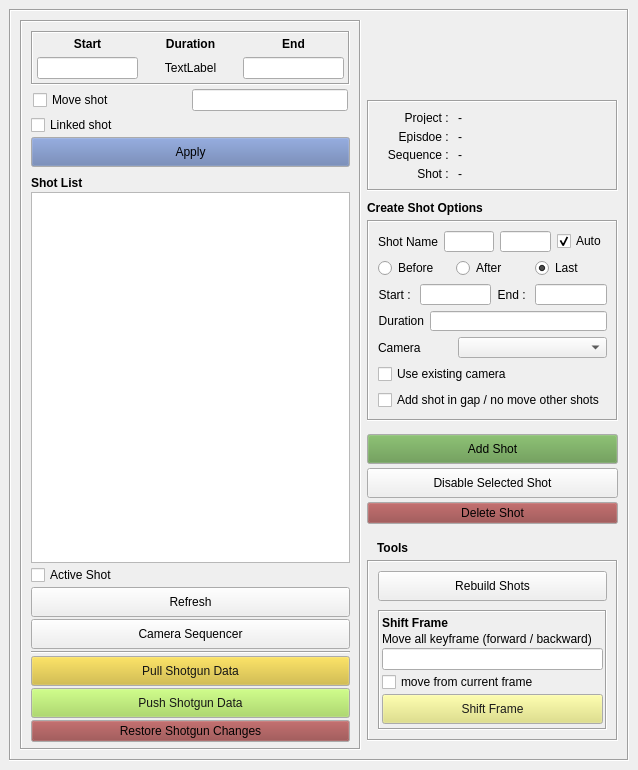
<?xml version="1.0" encoding="UTF-8"?>
<ui version="4.0">
 <class>SequencerManagerWindow</class>
 <widget class="QMainWindow" name="SequencerManagerWindow">
  <property name="geometry">
   <rect>
    <x>0</x>
    <y>0</y>
    <width>638</width>
    <height>770</height>
   </rect>
  </property>
  <property name="minimumSize">
   <size>
    <width>0</width>
    <height>760</height>
   </size>
  </property>
  <property name="windowTitle">
   <string>Arx Sequencer Manager</string>
  </property>
  <widget class="QWidget" name="centralwidget">
   <layout class="QHBoxLayout" name="horizontalLayout">
    <item>
     <widget class="QFrame" name="frame">
      <property name="frameShape">
       <enum>QFrame::Box</enum>
      </property>
      <property name="frameShadow">
       <enum>QFrame::Sunken</enum>
      </property>
      <layout class="QHBoxLayout" name="horizontalLayout_11">
       <item>
        <widget class="QFrame" name="frame_2">
         <property name="minimumSize">
          <size>
           <width>310</width>
           <height>0</height>
          </size>
         </property>
         <property name="frameShape">
          <enum>QFrame::Box</enum>
         </property>
         <property name="frameShadow">
          <enum>QFrame::Sunken</enum>
         </property>
         <layout class="QVBoxLayout" name="verticalLayout">
          <property name="spacing">
           <number>2</number>
          </property>
          <property name="bottomMargin">
           <number>6</number>
          </property>
          <item>
           <widget class="QFrame" name="frame_10">
            <property name="frameShape">
             <enum>QFrame::Box</enum>
            </property>
            <property name="frameShadow">
             <enum>QFrame::Sunken</enum>
            </property>
            <layout class="QVBoxLayout" name="verticalLayout_3">
             <property name="spacing">
              <number>2</number>
             </property>
             <property name="margin">
              <number>2</number>
             </property>
             <item>
              <widget class="QFrame" name="frame_8">
               <property name="frameShape">
                <enum>QFrame::NoFrame</enum>
               </property>
               <property name="frameShadow">
                <enum>QFrame::Raised</enum>
               </property>
               <layout class="QHBoxLayout" name="horizontalLayout_25" stretch="0,0,0">
                <property name="spacing">
                 <number>2</number>
                </property>
                <property name="margin">
                 <number>2</number>
                </property>
                <item>
                 <widget class="QLabel" name="label_10">
                  <property name="font">
                   <font>
                    <weight>75</weight>
                    <bold>true</bold>
                   </font>
                  </property>
                  <property name="text">
                   <string>Start</string>
                  </property>
                  <property name="alignment">
                   <set>Qt::AlignCenter</set>
                  </property>
                 </widget>
                </item>
                <item>
                 <widget class="QLabel" name="label_8">
                  <property name="font">
                   <font>
                    <weight>75</weight>
                    <bold>true</bold>
                   </font>
                  </property>
                  <property name="text">
                   <string>Duration</string>
                  </property>
                  <property name="alignment">
                   <set>Qt::AlignCenter</set>
                  </property>
                 </widget>
                </item>
                <item>
                 <widget class="QLabel" name="label_6">
                  <property name="font">
                   <font>
                    <weight>75</weight>
                    <bold>true</bold>
                   </font>
                  </property>
                  <property name="text">
                   <string>End</string>
                  </property>
                  <property name="alignment">
                   <set>Qt::AlignCenter</set>
                  </property>
                 </widget>
                </item>
               </layout>
              </widget>
             </item>
             <item>
              <widget class="QFrame" name="frame_3">
               <property name="frameShape">
                <enum>QFrame::NoFrame</enum>
               </property>
               <property name="frameShadow">
                <enum>QFrame::Raised</enum>
               </property>
               <layout class="QHBoxLayout" name="horizontalLayout_2" stretch="1,1,1">
                <property name="spacing">
                 <number>2</number>
                </property>
                <property name="margin">
                 <number>2</number>
                </property>
                <item>
                 <widget class="QLineEdit" name="editStart_lineEdit">
                  <property name="text">
                   <string/>
                  </property>
                 </widget>
                </item>
                <item>
                 <widget class="QLabel" name="duration_label">
                  <property name="text">
                   <string>TextLabel</string>
                  </property>
                  <property name="alignment">
                   <set>Qt::AlignCenter</set>
                  </property>
                 </widget>
                </item>
                <item>
                 <widget class="QLineEdit" name="editEnd_lineEdit"/>
                </item>
               </layout>
              </widget>
             </item>
            </layout>
           </widget>
          </item>
          <item>
           <widget class="QFrame" name="frame_9">
            <property name="frameShape">
             <enum>QFrame::NoFrame</enum>
            </property>
            <property name="frameShadow">
             <enum>QFrame::Raised</enum>
            </property>
            <layout class="QHBoxLayout" name="horizontalLayout_31" stretch="1,1">
             <property name="spacing">
              <number>2</number>
             </property>
             <property name="margin">
              <number>2</number>
             </property>
             <item>
              <widget class="QCheckBox" name="moveShot_checkBox">
               <property name="text">
                <string>Move shot</string>
               </property>
              </widget>
             </item>
             <item>
              <widget class="QLineEdit" name="moveShot_lineEdit">
               <property name="text">
                <string/>
               </property>
              </widget>
             </item>
            </layout>
           </widget>
          </item>
          <item>
           <widget class="QCheckBox" name="linkedShot_checkBox">
            <property name="text">
             <string>Linked shot</string>
            </property>
           </widget>
          </item>
          <item>
           <widget class="QPushButton" name="apply_pushButton">
            <property name="minimumSize">
             <size>
              <width>0</width>
              <height>30</height>
             </size>
            </property>
            <property name="palette">
             <palette>
              <active>
               <colorrole role="Button">
                <brush brushstyle="SolidPattern">
                 <color alpha="255">
                  <red>96</red>
                  <green>120</green>
                  <blue>172</blue>
                 </color>
                </brush>
               </colorrole>
              </active>
              <inactive>
               <colorrole role="Button">
                <brush brushstyle="SolidPattern">
                 <color alpha="255">
                  <red>96</red>
                  <green>120</green>
                  <blue>172</blue>
                 </color>
                </brush>
               </colorrole>
              </inactive>
              <disabled>
               <colorrole role="Button">
                <brush brushstyle="SolidPattern">
                 <color alpha="255">
                  <red>96</red>
                  <green>120</green>
                  <blue>172</blue>
                 </color>
                </brush>
               </colorrole>
              </disabled>
             </palette>
            </property>
            <property name="text">
             <string>Apply</string>
            </property>
           </widget>
          </item>
          <item>
           <spacer name="verticalSpacer">
            <property name="orientation">
             <enum>Qt::Vertical</enum>
            </property>
            <property name="sizeType">
             <enum>QSizePolicy::Fixed</enum>
            </property>
            <property name="sizeHint" stdset="0">
             <size>
              <width>20</width>
              <height>7</height>
             </size>
            </property>
           </spacer>
          </item>
          <item>
           <widget class="QLabel" name="label_16">
            <property name="font">
             <font>
              <weight>75</weight>
              <bold>true</bold>
             </font>
            </property>
            <property name="text">
             <string>Shot List</string>
            </property>
           </widget>
          </item>
          <item>
           <widget class="QListWidget" name="listWidget">
            <property name="spacing">
             <number>1</number>
            </property>
           </widget>
          </item>
          <item>
           <widget class="QCheckBox" name="activeShot_checkBox">
            <property name="text">
             <string>Active Shot</string>
            </property>
           </widget>
          </item>
          <item>
           <widget class="QPushButton" name="refresh_pushButton">
            <property name="minimumSize">
             <size>
              <width>0</width>
              <height>30</height>
             </size>
            </property>
            <property name="text">
             <string>Refresh</string>
            </property>
           </widget>
          </item>
          <item>
           <widget class="QPushButton" name="sequencer_pushButton">
            <property name="minimumSize">
             <size>
              <width>0</width>
              <height>30</height>
             </size>
            </property>
            <property name="text">
             <string>Camera Sequencer</string>
            </property>
           </widget>
          </item>
          <item>
           <widget class="Line" name="line">
            <property name="orientation">
             <enum>Qt::Horizontal</enum>
            </property>
           </widget>
          </item>
          <item>
           <widget class="QPushButton" name="pullShotgun_pushButton">
            <property name="minimumSize">
             <size>
              <width>0</width>
              <height>30</height>
             </size>
            </property>
            <property name="palette">
             <palette>
              <active>
               <colorrole role="Button">
                <brush brushstyle="SolidPattern">
                 <color alpha="255">
                  <red>211</red>
                  <green>184</green>
                  <blue>45</blue>
                 </color>
                </brush>
               </colorrole>
               <colorrole role="ButtonText">
                <brush brushstyle="SolidPattern">
                 <color alpha="255">
                  <red>20</red>
                  <green>20</green>
                  <blue>20</blue>
                 </color>
                </brush>
               </colorrole>
              </active>
              <inactive>
               <colorrole role="Button">
                <brush brushstyle="SolidPattern">
                 <color alpha="255">
                  <red>211</red>
                  <green>184</green>
                  <blue>45</blue>
                 </color>
                </brush>
               </colorrole>
               <colorrole role="ButtonText">
                <brush brushstyle="SolidPattern">
                 <color alpha="255">
                  <red>20</red>
                  <green>20</green>
                  <blue>20</blue>
                 </color>
                </brush>
               </colorrole>
              </inactive>
              <disabled>
               <colorrole role="Button">
                <brush brushstyle="SolidPattern">
                 <color alpha="255">
                  <red>211</red>
                  <green>184</green>
                  <blue>45</blue>
                 </color>
                </brush>
               </colorrole>
               <colorrole role="ButtonText">
                <brush brushstyle="SolidPattern">
                 <color alpha="255">
                  <red>120</red>
                  <green>120</green>
                  <blue>120</blue>
                 </color>
                </brush>
               </colorrole>
              </disabled>
             </palette>
            </property>
            <property name="text">
             <string>Pull Shotgun Data</string>
            </property>
           </widget>
          </item>
          <item>
           <widget class="QPushButton" name="pushShotgun_pushButton">
            <property name="minimumSize">
             <size>
              <width>0</width>
              <height>30</height>
             </size>
            </property>
            <property name="palette">
             <palette>
              <active>
               <colorrole role="Button">
                <brush brushstyle="SolidPattern">
                 <color alpha="255">
                  <red>162</red>
                  <green>217</green>
                  <blue>80</blue>
                 </color>
                </brush>
               </colorrole>
               <colorrole role="ButtonText">
                <brush brushstyle="SolidPattern">
                 <color alpha="255">
                  <red>22</red>
                  <green>22</green>
                  <blue>22</blue>
                 </color>
                </brush>
               </colorrole>
              </active>
              <inactive>
               <colorrole role="Button">
                <brush brushstyle="SolidPattern">
                 <color alpha="255">
                  <red>162</red>
                  <green>217</green>
                  <blue>80</blue>
                 </color>
                </brush>
               </colorrole>
               <colorrole role="ButtonText">
                <brush brushstyle="SolidPattern">
                 <color alpha="255">
                  <red>22</red>
                  <green>22</green>
                  <blue>22</blue>
                 </color>
                </brush>
               </colorrole>
              </inactive>
              <disabled>
               <colorrole role="Button">
                <brush brushstyle="SolidPattern">
                 <color alpha="255">
                  <red>162</red>
                  <green>217</green>
                  <blue>80</blue>
                 </color>
                </brush>
               </colorrole>
               <colorrole role="ButtonText">
                <brush brushstyle="SolidPattern">
                 <color alpha="255">
                  <red>120</red>
                  <green>120</green>
                  <blue>120</blue>
                 </color>
                </brush>
               </colorrole>
              </disabled>
             </palette>
            </property>
            <property name="text">
             <string>Push Shotgun Data</string>
            </property>
           </widget>
          </item>
          <item>
           <widget class="QPushButton" name="restoreShotgun_pushButton">
            <property name="palette">
             <palette>
              <active>
               <colorrole role="Button">
                <brush brushstyle="SolidPattern">
                 <color alpha="255">
                  <red>144</red>
                  <green>62</green>
                  <blue>62</blue>
                 </color>
                </brush>
               </colorrole>
               <colorrole role="ButtonText">
                <brush brushstyle="SolidPattern">
                 <color alpha="255">
                  <red>2</red>
                  <green>2</green>
                  <blue>2</blue>
                 </color>
                </brush>
               </colorrole>
              </active>
              <inactive>
               <colorrole role="Button">
                <brush brushstyle="SolidPattern">
                 <color alpha="255">
                  <red>144</red>
                  <green>62</green>
                  <blue>62</blue>
                 </color>
                </brush>
               </colorrole>
               <colorrole role="ButtonText">
                <brush brushstyle="SolidPattern">
                 <color alpha="255">
                  <red>2</red>
                  <green>2</green>
                  <blue>2</blue>
                 </color>
                </brush>
               </colorrole>
              </inactive>
              <disabled>
               <colorrole role="Button">
                <brush brushstyle="SolidPattern">
                 <color alpha="255">
                  <red>144</red>
                  <green>62</green>
                  <blue>62</blue>
                 </color>
                </brush>
               </colorrole>
               <colorrole role="ButtonText">
                <brush brushstyle="SolidPattern">
                 <color alpha="255">
                  <red>120</red>
                  <green>120</green>
                  <blue>120</blue>
                 </color>
                </brush>
               </colorrole>
              </disabled>
             </palette>
            </property>
            <property name="text">
             <string>Restore Shotgun Changes</string>
            </property>
           </widget>
          </item>
         </layout>
        </widget>
       </item>
       <item>
        <widget class="QFrame" name="frame_6">
         <property name="minimumSize">
          <size>
           <width>251</width>
           <height>691</height>
          </size>
         </property>
         <property name="maximumSize">
          <size>
           <width>251</width>
           <height>2000</height>
          </size>
         </property>
         <property name="frameShape">
          <enum>QFrame::NoFrame</enum>
         </property>
         <property name="frameShadow">
          <enum>QFrame::Raised</enum>
         </property>
         <widget class="QLabel" name="label_15">
          <property name="geometry">
           <rect>
            <x>0</x>
            <y>180</y>
            <width>131</width>
            <height>16</height>
           </rect>
          </property>
          <property name="font">
           <font>
            <weight>75</weight>
            <bold>true</bold>
           </font>
          </property>
          <property name="text">
           <string>Create Shot Options</string>
          </property>
         </widget>
         <widget class="QFrame" name="frame_5">
          <property name="geometry">
           <rect>
            <x>0</x>
            <y>80</y>
            <width>251</width>
            <height>91</height>
           </rect>
          </property>
          <property name="frameShape">
           <enum>QFrame::Box</enum>
          </property>
          <property name="frameShadow">
           <enum>QFrame::Sunken</enum>
          </property>
          <layout class="QGridLayout" name="gridLayout_2" columnstretch="1,2">
           <item row="2" column="1">
            <widget class="QLabel" name="episode_label">
             <property name="text">
              <string>-</string>
             </property>
             <property name="alignment">
              <set>Qt::AlignLeading|Qt::AlignLeft|Qt::AlignVCenter</set>
             </property>
            </widget>
           </item>
           <item row="3" column="0">
            <widget class="QLabel" name="label_11">
             <property name="text">
              <string>Sequence : </string>
             </property>
             <property name="alignment">
              <set>Qt::AlignRight|Qt::AlignTrailing|Qt::AlignVCenter</set>
             </property>
            </widget>
           </item>
           <item row="1" column="1">
            <widget class="QLabel" name="project_label">
             <property name="text">
              <string>-</string>
             </property>
             <property name="alignment">
              <set>Qt::AlignLeading|Qt::AlignLeft|Qt::AlignVCenter</set>
             </property>
            </widget>
           </item>
           <item row="1" column="0">
            <widget class="QLabel" name="label_7">
             <property name="text">
              <string>Project : </string>
             </property>
             <property name="alignment">
              <set>Qt::AlignRight|Qt::AlignTrailing|Qt::AlignVCenter</set>
             </property>
            </widget>
           </item>
           <item row="2" column="0">
            <widget class="QLabel" name="label_9">
             <property name="text">
              <string>Episdoe : </string>
             </property>
             <property name="alignment">
              <set>Qt::AlignRight|Qt::AlignTrailing|Qt::AlignVCenter</set>
             </property>
            </widget>
           </item>
           <item row="3" column="1">
            <widget class="QLabel" name="sequence_label">
             <property name="text">
              <string>-</string>
             </property>
             <property name="alignment">
              <set>Qt::AlignLeading|Qt::AlignLeft|Qt::AlignVCenter</set>
             </property>
            </widget>
           </item>
           <item row="4" column="0">
            <widget class="QLabel" name="label_13">
             <property name="text">
              <string>Shot : </string>
             </property>
             <property name="alignment">
              <set>Qt::AlignRight|Qt::AlignTrailing|Qt::AlignVCenter</set>
             </property>
            </widget>
           </item>
           <item row="4" column="1">
            <widget class="QLabel" name="shot_label">
             <property name="text">
              <string>-</string>
             </property>
             <property name="alignment">
              <set>Qt::AlignLeading|Qt::AlignLeft|Qt::AlignVCenter</set>
             </property>
            </widget>
           </item>
          </layout>
         </widget>
         <widget class="QFrame" name="frame_4">
          <property name="geometry">
           <rect>
            <x>0</x>
            <y>200</y>
            <width>251</width>
            <height>201</height>
           </rect>
          </property>
          <property name="frameShape">
           <enum>QFrame::Box</enum>
          </property>
          <property name="frameShadow">
           <enum>QFrame::Sunken</enum>
          </property>
          <layout class="QVBoxLayout" name="verticalLayout_2">
           <item>
            <layout class="QHBoxLayout" name="horizontalLayout_5">
             <item>
              <widget class="QLabel" name="label_5">
               <property name="text">
                <string>Shot Name</string>
               </property>
               <property name="alignment">
                <set>Qt::AlignRight|Qt::AlignTrailing|Qt::AlignVCenter</set>
               </property>
              </widget>
             </item>
             <item>
              <widget class="QLineEdit" name="prefix_lineEdit">
               <property name="text">
                <string/>
               </property>
              </widget>
             </item>
             <item>
              <widget class="QLineEdit" name="shotName_lineEdit">
               <property name="text">
                <string/>
               </property>
              </widget>
             </item>
             <item>
              <widget class="QCheckBox" name="auto_checkBox">
               <property name="text">
                <string>Auto</string>
               </property>
               <property name="checked">
                <bool>true</bool>
               </property>
              </widget>
             </item>
            </layout>
           </item>
           <item>
            <layout class="QHBoxLayout" name="horizontalLayout_6">
             <item>
              <widget class="QRadioButton" name="before_radioButton">
               <property name="text">
                <string>Before</string>
               </property>
              </widget>
             </item>
             <item>
              <widget class="QRadioButton" name="after_radioButton">
               <property name="text">
                <string>After</string>
               </property>
              </widget>
             </item>
             <item>
              <widget class="QRadioButton" name="last_radioButton">
               <property name="text">
                <string>Last</string>
               </property>
               <property name="checked">
                <bool>true</bool>
               </property>
              </widget>
             </item>
            </layout>
           </item>
           <item>
            <layout class="QHBoxLayout" name="horizontalLayout_9">
             <item>
              <widget class="QLabel" name="label_2">
               <property name="text">
                <string>Start : </string>
               </property>
               <property name="alignment">
                <set>Qt::AlignRight|Qt::AlignTrailing|Qt::AlignVCenter</set>
               </property>
              </widget>
             </item>
             <item>
              <widget class="QLineEdit" name="start_lineEdit">
               <property name="text">
                <string/>
               </property>
              </widget>
             </item>
             <item>
              <widget class="QLabel" name="label_3">
               <property name="text">
                <string>End : </string>
               </property>
               <property name="alignment">
                <set>Qt::AlignRight|Qt::AlignTrailing|Qt::AlignVCenter</set>
               </property>
              </widget>
             </item>
             <item>
              <widget class="QLineEdit" name="end_lineEdit">
               <property name="text">
                <string/>
               </property>
              </widget>
             </item>
            </layout>
           </item>
           <item>
            <layout class="QHBoxLayout" name="horizontalLayout_10">
             <item>
              <widget class="QLabel" name="label_4">
               <property name="text">
                <string>Duration</string>
               </property>
               <property name="alignment">
                <set>Qt::AlignRight|Qt::AlignTrailing|Qt::AlignVCenter</set>
               </property>
              </widget>
             </item>
             <item>
              <widget class="QLineEdit" name="duration_lineEdit">
               <property name="text">
                <string/>
               </property>
              </widget>
             </item>
            </layout>
           </item>
           <item>
            <layout class="QHBoxLayout" name="horizontalLayout_20" stretch="1,2">
             <item>
              <widget class="QLabel" name="label">
               <property name="text">
                <string>Camera</string>
               </property>
              </widget>
             </item>
             <item>
              <widget class="QComboBox" name="camera_comboBox"/>
             </item>
            </layout>
           </item>
           <item>
            <widget class="QCheckBox" name="camera_checkBox">
             <property name="text">
              <string>Use existing camera</string>
             </property>
            </widget>
           </item>
           <item>
            <widget class="QCheckBox" name="noMove_checkBox">
             <property name="text">
              <string>Add shot in gap / no move other shots</string>
             </property>
            </widget>
           </item>
          </layout>
         </widget>
         <widget class="QLabel" name="label_17">
          <property name="geometry">
           <rect>
            <x>10</x>
            <y>520</y>
            <width>131</width>
            <height>16</height>
           </rect>
          </property>
          <property name="font">
           <font>
            <weight>75</weight>
            <bold>true</bold>
           </font>
          </property>
          <property name="text">
           <string>Tools</string>
          </property>
         </widget>
         <widget class="QFrame" name="frame_7">
          <property name="geometry">
           <rect>
            <x>0</x>
            <y>540</y>
            <width>251</width>
            <height>181</height>
           </rect>
          </property>
          <property name="frameShape">
           <enum>QFrame::Box</enum>
          </property>
          <property name="frameShadow">
           <enum>QFrame::Sunken</enum>
          </property>
          <layout class="QGridLayout" name="gridLayout_3" columnstretch="0">
           <property name="verticalSpacing">
            <number>9</number>
           </property>
           <item row="0" column="0">
            <widget class="QPushButton" name="rebuildShot_pushButton">
             <property name="minimumSize">
              <size>
               <width>0</width>
               <height>30</height>
              </size>
             </property>
             <property name="text">
              <string>Rebuild Shots</string>
             </property>
            </widget>
           </item>
           <item row="1" column="0" rowspan="2">
            <widget class="QFrame" name="frame_11">
             <property name="frameShape">
              <enum>QFrame::Box</enum>
             </property>
             <property name="frameShadow">
              <enum>QFrame::Sunken</enum>
             </property>
             <layout class="QVBoxLayout" name="verticalLayout_6">
              <property name="spacing">
               <number>2</number>
              </property>
              <property name="leftMargin">
               <number>2</number>
              </property>
              <property name="topMargin">
               <number>4</number>
              </property>
              <property name="rightMargin">
               <number>2</number>
              </property>
              <property name="bottomMargin">
               <number>9</number>
              </property>
              <item>
               <widget class="QLabel" name="label_23">
                <property name="font">
                 <font>
                  <weight>75</weight>
                  <bold>true</bold>
                 </font>
                </property>
                <property name="text">
                 <string>Shift Frame</string>
                </property>
               </widget>
              </item>
              <item>
               <widget class="QLabel" name="label_22">
                <property name="text">
                 <string>Move all keyframe (forward / backward)</string>
                </property>
               </widget>
              </item>
              <item>
               <widget class="QLineEdit" name="frame_lineEdit"/>
              </item>
              <item>
               <widget class="QCheckBox" name="currentStart_checkBox">
                <property name="text">
                 <string>move from current frame</string>
                </property>
               </widget>
              </item>
              <item>
               <widget class="QPushButton" name="shiftFrame_pushButton">
                <property name="minimumSize">
                 <size>
                  <width>0</width>
                  <height>30</height>
                 </size>
                </property>
                <property name="palette">
                 <palette>
                  <active>
                   <colorrole role="Button">
                    <brush brushstyle="SolidPattern">
                     <color alpha="255">
                      <red>222</red>
                      <green>223</green>
                      <blue>118</blue>
                     </color>
                    </brush>
                   </colorrole>
                   <colorrole role="Text">
                    <brush brushstyle="SolidPattern">
                     <color alpha="255">
                      <red>42</red>
                      <green>42</green>
                      <blue>42</blue>
                     </color>
                    </brush>
                   </colorrole>
                   <colorrole role="ButtonText">
                    <brush brushstyle="SolidPattern">
                     <color alpha="255">
                      <red>26</red>
                      <green>26</green>
                      <blue>26</blue>
                     </color>
                    </brush>
                   </colorrole>
                  </active>
                  <inactive>
                   <colorrole role="Button">
                    <brush brushstyle="SolidPattern">
                     <color alpha="255">
                      <red>222</red>
                      <green>223</green>
                      <blue>118</blue>
                     </color>
                    </brush>
                   </colorrole>
                   <colorrole role="Text">
                    <brush brushstyle="SolidPattern">
                     <color alpha="255">
                      <red>42</red>
                      <green>42</green>
                      <blue>42</blue>
                     </color>
                    </brush>
                   </colorrole>
                   <colorrole role="ButtonText">
                    <brush brushstyle="SolidPattern">
                     <color alpha="255">
                      <red>26</red>
                      <green>26</green>
                      <blue>26</blue>
                     </color>
                    </brush>
                   </colorrole>
                  </inactive>
                  <disabled>
                   <colorrole role="Button">
                    <brush brushstyle="SolidPattern">
                     <color alpha="255">
                      <red>222</red>
                      <green>223</green>
                      <blue>118</blue>
                     </color>
                    </brush>
                   </colorrole>
                   <colorrole role="Text">
                    <brush brushstyle="SolidPattern">
                     <color alpha="255">
                      <red>120</red>
                      <green>120</green>
                      <blue>120</blue>
                     </color>
                    </brush>
                   </colorrole>
                   <colorrole role="ButtonText">
                    <brush brushstyle="SolidPattern">
                     <color alpha="255">
                      <red>120</red>
                      <green>120</green>
                      <blue>120</blue>
                     </color>
                    </brush>
                   </colorrole>
                  </disabled>
                 </palette>
                </property>
                <property name="text">
                 <string>Shift Frame</string>
                </property>
               </widget>
              </item>
             </layout>
            </widget>
           </item>
          </layout>
         </widget>
         <widget class="QLabel" name="logo_label">
          <property name="geometry">
           <rect>
            <x>20</x>
            <y>10</y>
            <width>221</width>
            <height>61</height>
           </rect>
          </property>
          <property name="font">
           <font>
            <weight>75</weight>
            <bold>true</bold>
           </font>
          </property>
          <property name="text">
           <string/>
          </property>
         </widget>
         <widget class="QWidget" name="verticalLayoutWidget">
          <property name="geometry">
           <rect>
            <x>0</x>
            <y>410</y>
            <width>251</width>
            <height>101</height>
           </rect>
          </property>
          <layout class="QVBoxLayout" name="verticalLayout_9">
           <property name="spacing">
            <number>0</number>
           </property>
           <item>
            <widget class="QPushButton" name="addShot_pushButton">
             <property name="minimumSize">
              <size>
               <width>0</width>
               <height>30</height>
              </size>
             </property>
             <property name="palette">
              <palette>
               <active>
                <colorrole role="Button">
                 <brush brushstyle="SolidPattern">
                  <color alpha="255">
                   <red>94</red>
                   <green>149</green>
                   <blue>70</blue>
                  </color>
                 </brush>
                </colorrole>
               </active>
               <inactive>
                <colorrole role="Button">
                 <brush brushstyle="SolidPattern">
                  <color alpha="255">
                   <red>94</red>
                   <green>149</green>
                   <blue>70</blue>
                  </color>
                 </brush>
                </colorrole>
               </inactive>
               <disabled>
                <colorrole role="Button">
                 <brush brushstyle="SolidPattern">
                  <color alpha="255">
                   <red>94</red>
                   <green>149</green>
                   <blue>70</blue>
                  </color>
                 </brush>
                </colorrole>
               </disabled>
              </palette>
             </property>
             <property name="text">
              <string>Add Shot</string>
             </property>
            </widget>
           </item>
           <item>
            <widget class="QPushButton" name="disableShot_pushButton">
             <property name="minimumSize">
              <size>
               <width>0</width>
               <height>30</height>
              </size>
             </property>
             <property name="text">
              <string>Disable Selected Shot</string>
             </property>
            </widget>
           </item>
           <item>
            <widget class="QPushButton" name="deleteShot_pushButton">
             <property name="palette">
              <palette>
               <active>
                <colorrole role="Button">
                 <brush brushstyle="SolidPattern">
                  <color alpha="255">
                   <red>144</red>
                   <green>62</green>
                   <blue>62</blue>
                  </color>
                 </brush>
                </colorrole>
               </active>
               <inactive>
                <colorrole role="Button">
                 <brush brushstyle="SolidPattern">
                  <color alpha="255">
                   <red>144</red>
                   <green>62</green>
                   <blue>62</blue>
                  </color>
                 </brush>
                </colorrole>
               </inactive>
               <disabled>
                <colorrole role="Button">
                 <brush brushstyle="SolidPattern">
                  <color alpha="255">
                   <red>144</red>
                   <green>62</green>
                   <blue>62</blue>
                  </color>
                 </brush>
                </colorrole>
               </disabled>
              </palette>
             </property>
             <property name="text">
              <string>Delete Shot</string>
             </property>
            </widget>
           </item>
          </layout>
         </widget>
        </widget>
       </item>
      </layout>
     </widget>
    </item>
   </layout>
  </widget>
  <widget class="QMenuBar" name="menubar">
   <property name="geometry">
    <rect>
     <x>0</x>
     <y>0</y>
     <width>638</width>
     <height>21</height>
    </rect>
   </property>
  </widget>
 </widget>
 <resources/>
 <connections/>
</ui>
